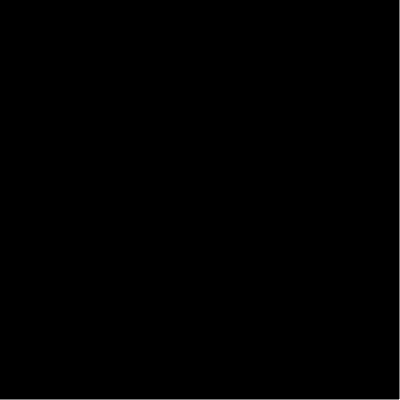
Frame 1 (no input)
Frame 60 (no input): identical to frame 1, image omitted
Frame 120 (the mouse pressed at the canvas centre since frame 60): identical to frame 1, image omitted

The p5.js sketch that drew this single still picture (run headless with seeded random() and noise() and a simulated clock; from frame 60 on, the mouse is pressed at the canvas centre):

// p5.js sketch
// ── sketch.js
var red, blue, green, white;

var backgroundColor;



function setup() {
    createCanvas(400, 400);

    var redText = createP('Red');
    red = createSlider(0, 255, 0);

    var greenText = createP('Green');
    green = createSlider(0, 255, 0);

    var blueText = createP('Blue');
    blue = createSlider(0, 255, 0);

}

function draw() {
    background(255);
    fill(red.value(), green.value(), blue.value());
    rect(0, 0, 399, 399);
}
